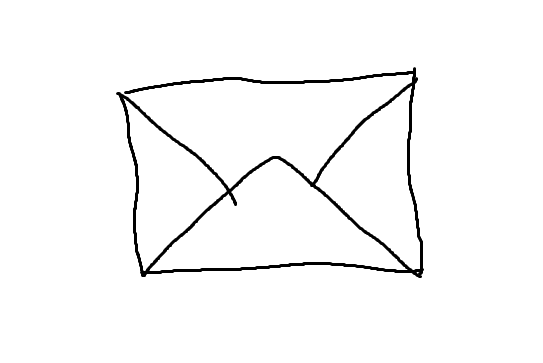
#> input picture new_images/a.png, 543 x 363 px
$ python -i Functions.py   (imports and definitions only)   (older library calls are emulated)
#> lines starting #> are read from the running program, lines starting #| are printed output that depends on the picture; after the words box and inside, x2 and y2 are one past the last pixel; in counts of white or black regions, pixels touching at a corner belong together
#> further down, picture is the input picture: PIL image 543x363 RGBA; mean R, G, B, A 248.4, 248.4, 248.4, 255
import numpy as np
import cv2
from PIL import Image
import torch
from hyperparameters import center_size, thresh
from skimage.morphology import binary_closing, binary_opening

# [9 lines left out: function apply_morphological_ops, not called in this run]

def remove_grid_fft(img, adaptprog=False):
#> called with adaptprog = False
    img_np = np.array(img.convert('L')) # kolor nie ma znaczenia, konwertujemy do skali szarości

    # transformacja fouriera
    f = np.fft.fft2(img_np)
    fshift = np.fft.fftshift(f)
    magnitude_spectrum = np.log(np.abs(fshift) + 1)
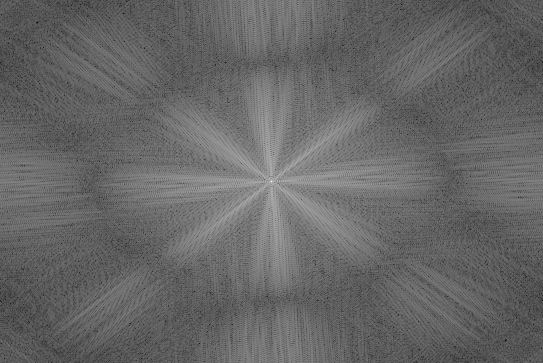
#> magnitude_spectrum: shape (363, 543) float64; min 1.75, max 17.71, mean 8.18; drawn with min black and max white

    # Wykrywanie pików(lini kratki) jako lokalnych maksimów
    kernel = cv2.getStructuringElement(cv2.MORPH_RECT, (3,3))
    local_max = cv2.dilate(magnitude_spectrum, kernel)
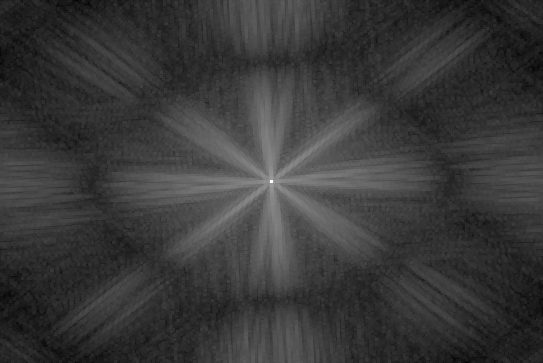
#> local_max: shape (363, 543) float64; min 6.29, max 17.71, mean 8.85; drawn with min black and max white
    peaks = (magnitude_spectrum == local_max)
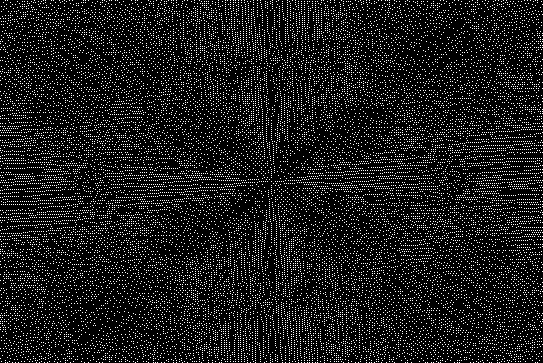
#> peaks: shape (363, 543) bool; 10.8% white in thin lines or dots

    threshold = np.percentile(magnitude_spectrum, thresh)
#> threshold = 10.87
    peaks &= (magnitude_spectrum > threshold)

    # Ochrona głównego kształtu (niskie częstotliwości)
    (rows, cols) = img_np.shape
#> rows = 363; cols = 543
    crow, ccol = rows // 2 , cols // 2
#> crow = 181; ccol = 271
    peaks[crow-center_size:crow+center_size, ccol-center_size:ccol+center_size] = 0
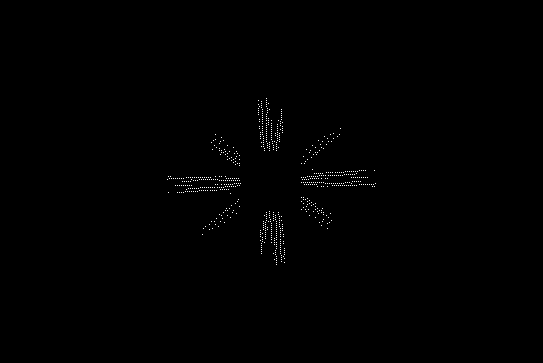
#> peaks: shape (363, 543) bool; 0.35% white in thin lines or dots, all inside (x1, y1, x2, y2) = (167, 98, 376, 265)

    # usuwamy to co fft uznało za kratkę
    fshift[peaks] = 0.001

    # odwrotny fourier
    f_ishift = np.fft.ifftshift(fshift)
    img_back = np.fft.ifft2(f_ishift)
    img_back = np.abs(img_back)
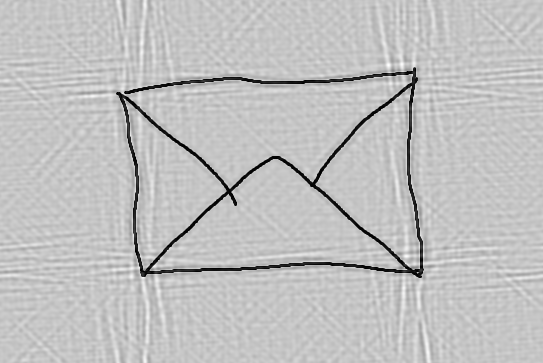
#> img_back: shape (363, 543) float64; min 0.188, max 328.7, mean 248.4; drawn with min black and max white

    img_back = cv2.normalize(img_back, None, alpha=0, beta=255, norm_type=cv2.NORM_MINMAX, dtype=cv2.CV_8U)


    return Image.fromarray(img_back)

# [53 lines left out: functions train_one_epoch, evaluate, not called in this run]

>>> from PIL import Image
>>> picture = Image.open('new_images/a.png')
>>> result = remove_grid_fft(picture)

$ run again, on new_images/c.png
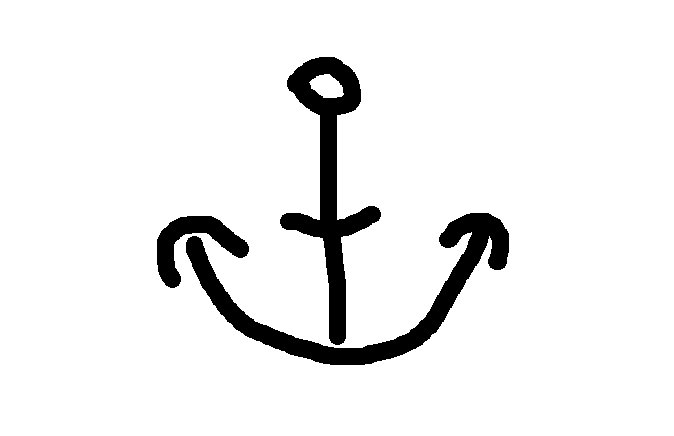
#> input picture new_images/c.png, 674 x 436 px
#> picture is the input picture: PIL image 674x436 RGBA; mean R, G, B, A 238, 238, 238, 255
#> img_np: shape (436, 674); 93.3% white; 3 black regions, box (x1, y1, x2, y2) and area: (186, 213, 509, 365) 9064, (280, 57, 381, 345) 8061, (157, 216, 249, 288) 2502
#> in remove_grid_fft, `peaks = (magnitude_spectrum == local_max)`:
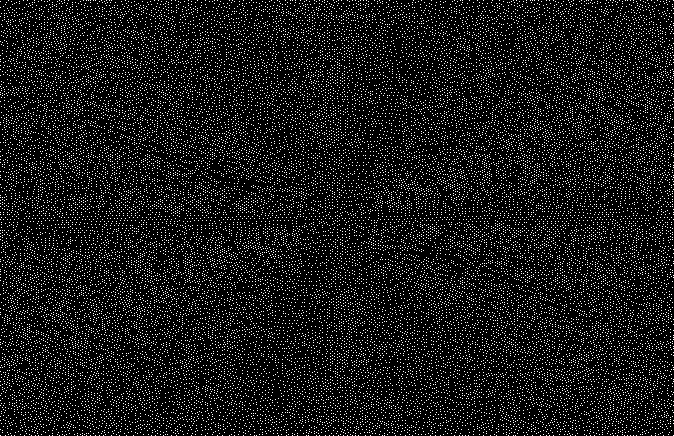
#> peaks: shape (436, 674) bool; 9.8% white in thin lines or dots
#> threshold = 10.68
#> in remove_grid_fft, `img_back = np.abs(img_back)`:
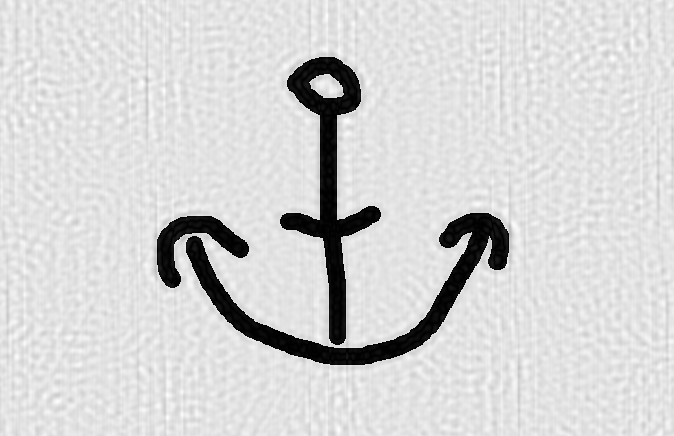
#> img_back: shape (436, 674) float64; min 0.00548, max 286, mean 238.4; drawn with min black and max white

$ run again, on new_images/cc.png
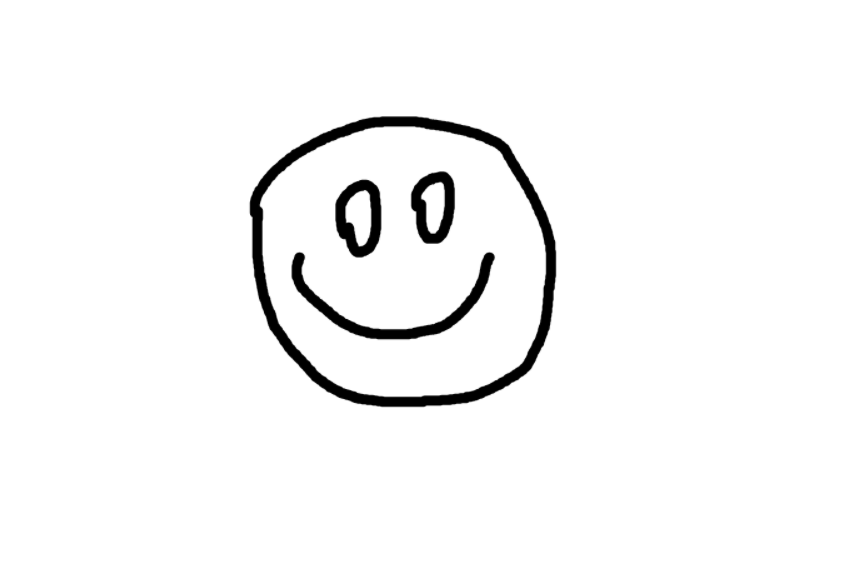
#> input picture new_images/cc.png, 862 x 562 px
#> picture is the input picture: PIL image 862x562 RGBA; mean R, G, B, A 246.6, 246.6, 246.6, 255
#> in remove_grid_fft, `peaks = (magnitude_spectrum == local_max)`:
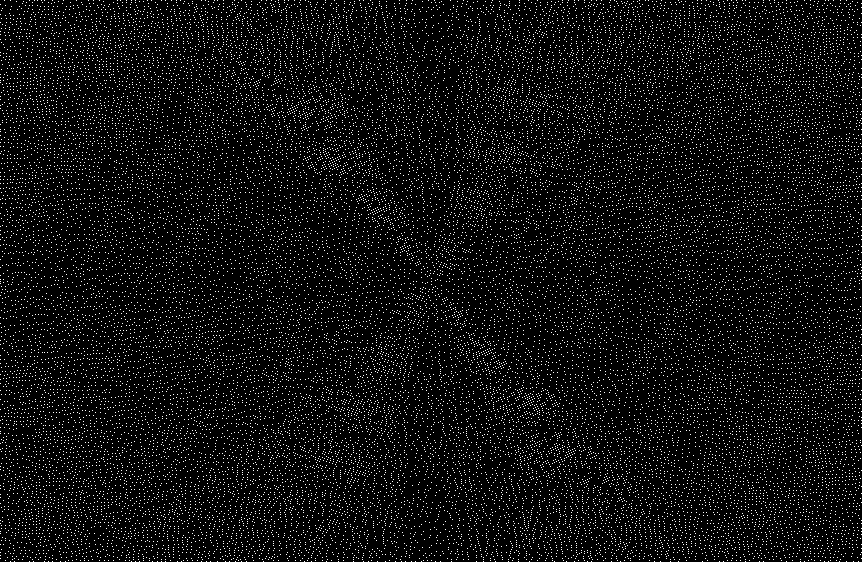
#> peaks: shape (562, 862) bool; 5.9% white in thin lines or dots
#> threshold = 10.7
#> in remove_grid_fft, `img_back = np.abs(img_back)`:
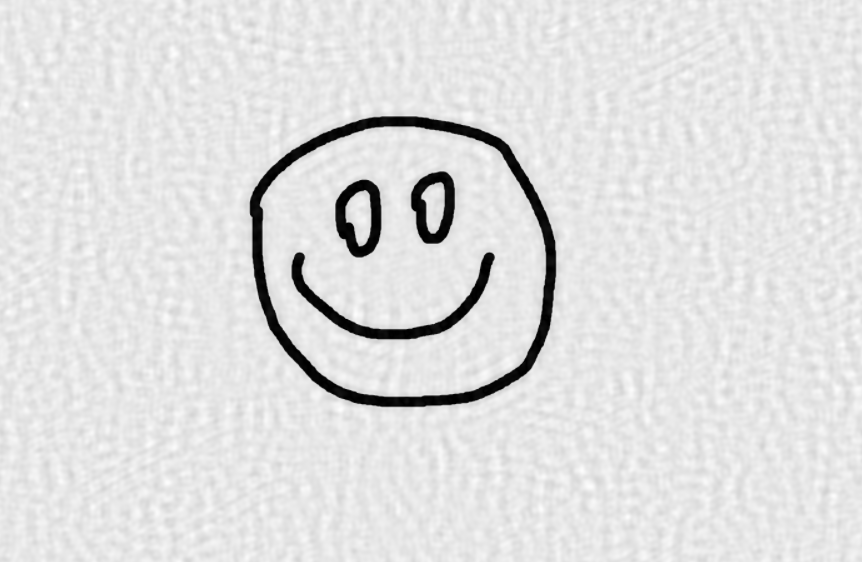
#> img_back: shape (562, 862) float64; min 0.0448, max 280.8, mean 246.6; drawn with min black and max white
